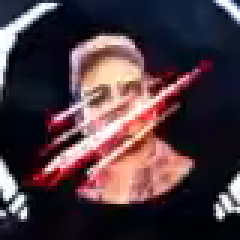
#> input picture assets/statuts/reference.png, 80 x 80 px (shown 3 times larger)
$ python -i status_recognizer.py   (imports and definitions only)
#> lines starting #> are read from the running program, lines starting #| are printed output that depends on the picture
#> further down, picture is the input picture: PIL image 80x80 RGB; mean R, G, B 75.8, 56.9, 64
### core/paths.py
"""
Chemins de l'application, valables en développement (python main.py) comme dans
l'exécutable PyInstaller (DBD_Assistant.exe).

  app_dir()       dossier de l'application : calibration.json y est écrit/lu
                  (dossier de l'.exe en version packagée, racine du projet sinon)
  resource_dir()  ressources embarquées (assets/...) : dossier temporaire PyInstaller
                  en version packagée, racine du projet sinon
"""
import os
import sys

_ROOT = os.path.abspath(os.path.join(os.path.dirname(__file__), ".."))


def is_frozen() -> bool:
    return getattr(sys, "frozen", False)


def app_dir() -> str:
    return os.path.dirname(sys.executable) if is_frozen() else _ROOT


def resource_dir() -> str:
    return getattr(sys, "_MEIPASS", _ROOT)

### vision/status_recognizer.py
"""
Reconnaissance de l'état d'un portrait de survivant par règles (aucun apprentissage).

Ordre de décision :
  1. Griffures (corrélation sur le canal vert avec une référence)  -> "injured"
  2. Pictogramme blanc (à terre, porté, accroché, mort, sorti) : masque blanc recadré,
     comparé à une forme moyenne par état (assets/statuts/templates.npz)
  3. Sinon -> "healthy"

Les formes moyennes sont de simples images moyennes, pas un modèle entraîné.
"""
import os

import cv2
import numpy as np
from PIL import Image, ImageFilter

from core.paths import resource_dir

_ASSETS = os.path.join(resource_dir(), "assets", "statuts")

N = 48                  # taille de travail (px)
SHIFT = 2               # tolérance de décalage de la forme (px)
SCRATCH_FIRST = 0.50    # score de griffures : blessés >= 0.58, tout le reste <= 0.40
# corrélation de forme exigée selon la quantité de blanc pur : (blanc_min, corrélation_min)
SHAPE_RULES = [(195, 0.60), (182, 0.75), (170, 0.90)]

# ── Griffures ────────────────────────────────────────────────────────────────
_S = 40
_THRESHOLD_NORM = 90


def _contrast(image: Image.Image) -> np.ndarray:
    # Le canal vert oppose les traits clairs aux griffures rouges en arrière-plan.
    green = np.asarray(image.convert("RGB").resize((_S, _S), Image.Resampling.BILINEAR),
                       dtype=np.float32)[:, :, 1]
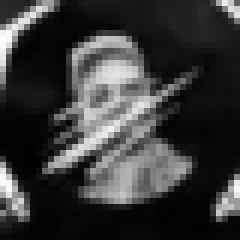
#> green: shape (40, 40) float32 (shown 6 times larger); min 0, max 253, mean 57
    padded = np.pad(green, ((3, 3), (0, 0)), mode="edge")
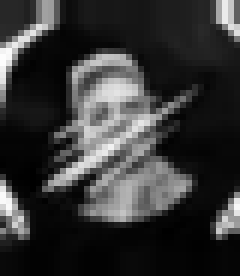
#> padded: shape (46, 40) float32 (shown 6 times larger); min 0, max 253, mean 53.3
    return green - (padded[:-6] + padded[6:]) / 2
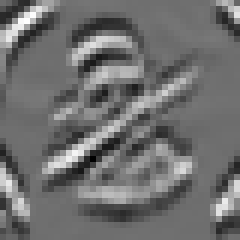
#> returned value: shape (40, 40) float32 (shown 6 times larger); min -159, max 204.5, mean 0; drawn with min black and max white


class ScratchDetector:
    def __init__(self):
        with Image.open(os.path.join(_ASSETS, "reference.png")) as reference:
            pattern = _contrast(reference)
        y, x = np.mgrid[0:_S, 0:_S]
        strip = (x >= 7) & (x <= 29) & (abs(y + 0.72 * x - 30) < 6)
        self.y, self.x = np.where(strip)
        self.reference = pattern[strip]
#> self.reference = 275 values, max 189.5 at index 248, min -117 at index 87, mean 12.65
        self.reference /= max(np.linalg.norm(self.reference), 1)
#> self.reference = 275 values, max 0.183 at index 248, min -0.113 at index 87, mean 0.0122

    # [72 lines left out: functions score, _white_mask, _main_blob, _normalized_shape, _shape_score, not called in this run]


# ── API ──────────────────────────────────────────────────────────────────────

class StatusRecognizer:
    def __init__(self):
        self._scratch = ScratchDetector()
#> (the run stopped early here; a loop or call above may not have finished)
